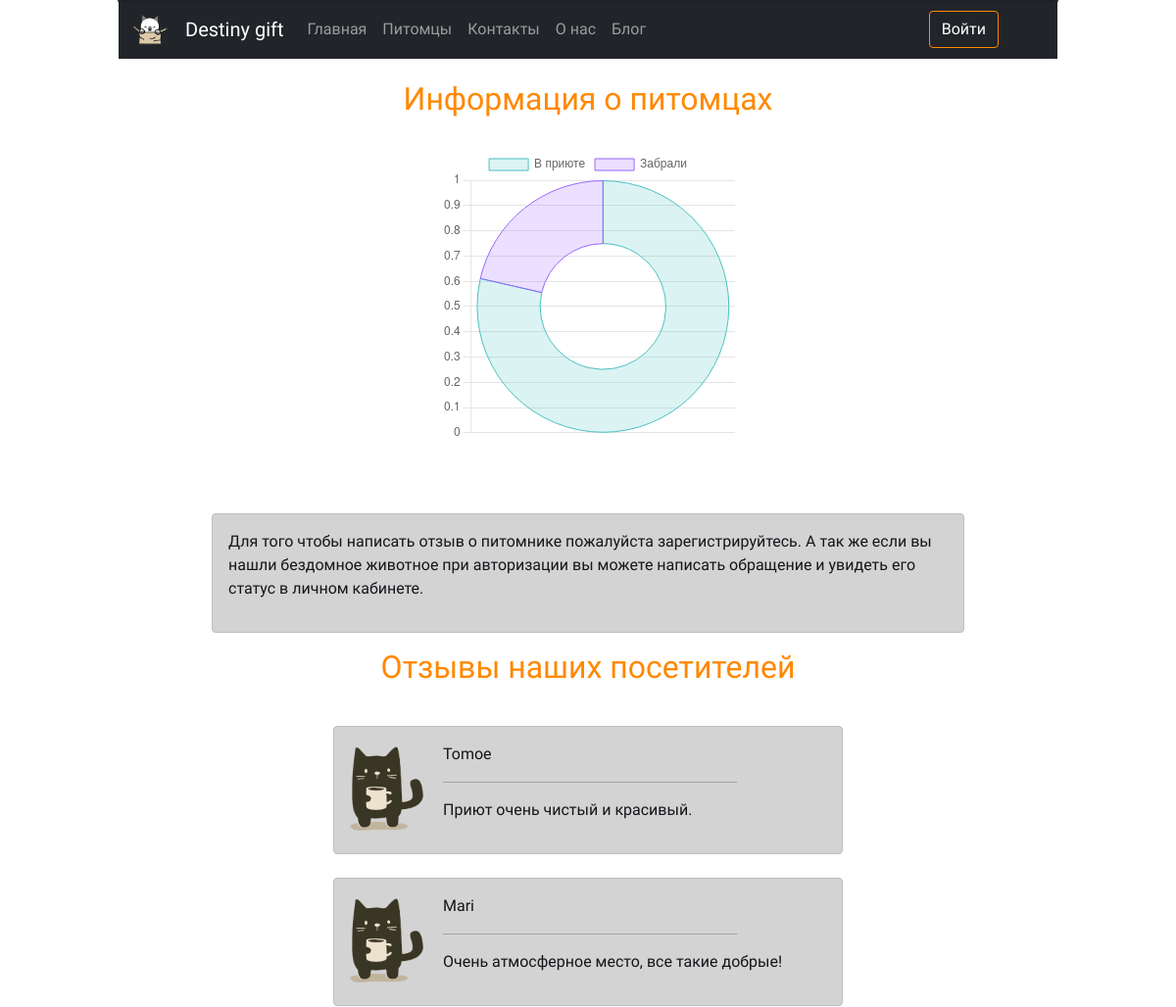
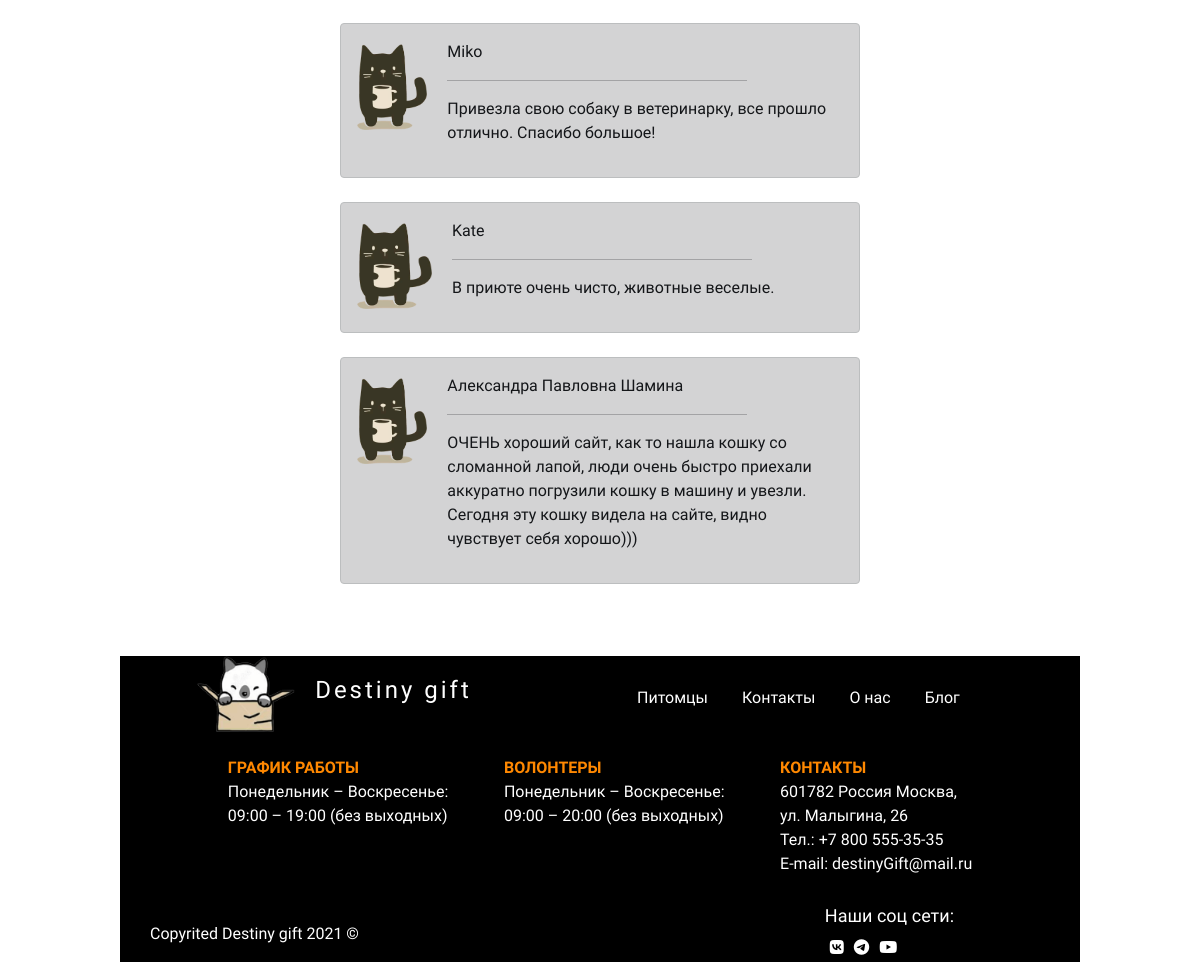
The page /pages/info.php on the database its author committed (2 pictures, top to bottom).
### tables this page shows
CREATE TABLE `reviews` (
  `id` int(11) NOT NULL,
  `name` varchar(255) NOT NULL,
  `description` varchar(255) NOT NULL,
  `status` int(11) NOT NULL
);

### pages/info.php (the view, shortened to what this page needs)
<!DOCTYPE html>
<html lang="en">
<head>
    <link rel="stylesheet" href="../style/style.css">
    <link href="https://cdn.jsdelivr.net/npm/bootstrap@5.1.3/dist/css/bootstrap.min.css" rel="stylesheet">
</head>
<body class="m-auto">
    <?php
    require_once('../element/header.php')
    ?>
    <main>
        <h2 class="text-center p-4" style="margin-top:40px;">Информация о питомцах</h2>
        <?php
        require("../bd/bd.php");
        $rez1 = $mysql->query("SELECT * FROM `pets` WHERE status = 1");
        $rezult1 = mysqli_num_rows($rez1);
        $rez2 = $mysql->query("SELECT * FROM `pets` WHERE status = 2");
        $rezult2 =  mysqli_num_rows($rez2);
        ?>
        <div class="contayner contayner-fluid d-flex flex-wrap mb-5">
            <div class="contayner contayner-fluid mx-auto mb-4" style="width:300px; height:300px;">
                <canvas id="myChart"></canvas>
            </div>
        </div>
        <?php
        if ($_SESSION['name']) {
        } else {
        echo '
 <div class="alert alert-dark mb-3" role="alert" style="width:80%; margin:0 auto;">
  <p>Для того чтобы написать отзыв о питомнике пожалуйста зарегистрируйтесь. А так же если вы нашли бездомное животное при авторизации вы можете написать обращение и увидеть его статус в личном кабинете.</p>
</div>';
}
?>
        <h2 style="text-align: center; margin-bottom: 40px;">Отзывы наших посетителей</h2>
        <div class="d-flex flex-wrap justify-content-around" id="divBlocko">
        <?php
        require_once("../bd/bd.php");
        $arr = mysqli_query($mysql, "SELECT * FROM `reviews` WHERE status = 3");
        $arr = mysqli_fetch_all($arr);
        foreach ($arr as &$value) {
        ?>
            <div class="alert alert-dark mb-4 " id="alertOtz"  role="alert">
                <div class="d-flex">
                    <img src="../img/logo/2.png" alt="logo" id="imgCats" style="margin-right:20px;">
                    <div>
                        <p><?=$value[1]?></p>
                        <hr>
                <p><?=$value[2]?></p>
                    </div>
                </div>
            </div>
        <?
        }
        ?>
         </div>
    </main>
    <?php
    require_once('../element/footer.php');
    ?>
    <script>
        const ctx = document.getElementById('myChart').getContext('2d');
        const myChart = new Chart(ctx, {
            type: 'doughnut',
            data: {
                labels: ['В приюте', 'Забрали'],
                datasets: [{
                    label: 'Питомцы',
                    data: [<?= $rezult1 ?>, <?= $rezult2 ?>],
                    backgroundColor: [
                        'rgba(75, 192, 192, 0.2)',
                        'rgba(153, 102, 255, 0.2)'
                    ],
                    borderColor: [
                        'rgba(75, 192, 192, 1)',
                        'rgba(153, 102, 255, 1)'
                    ],
                    borderWidth: 1
                }]
            },
            options: {
                scales: {
                    y: {
                        beginAtZero: true
                    }
                }
            }
        });
    </script>
</body>
</html>

### style/style.css (style rules this page uses)
* { font-family: 'Balsamiq Sans', sans-serif; }
body { max-width:80%; }
Html, body { height: 100%; }
Body { display: flex; flex-direction: column; }
Main { flex: 1 0 auto; }
h2 { color:rgb(255, 136, 0); }
#imgCats { width:75px; height:90px; }
#alertOtz { width:520px; }
#divBlocko { width:530px; margin:0 auto; }
hr { width:300px; }

### rows shown on the page
reviews: name "Tomoe", description "Приют очень чистый и красивый."
reviews: name "Mari", description "Очень атмосферное место, все такие добрые!"
reviews: name "Miko", description "Привезла свою собаку в ветеринарку, все прошло отлично. Спасибо большое!"
reviews: name "Kate", description "В приюте очень чисто, животные веселые."
reviews: name "Александра Павловна Шамина", description "ОЧЕНЬ хороший сайт, как то нашла кошку со сломанной лапой, люди очень быстро приехали аккуратно погрузили кошку в машину и увезли. Сегодня эту кошку видела на сайте, видно чувствует себя хорошо)))"

### other values the page prints
chart data {{ $rezult1 }} 11
chart data {{ $rezult2 }} 3
